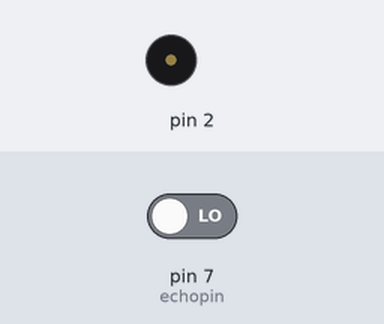
The sketch below on a simulated Arduino Uno, built with avr-gcc and run on an emulated ATmega328P. Shown: buzzer (waves = sounding). The inputs (shaded band) are chosen by the test bench; at power-on: pin 7 (echopin) LOW. What the sketch prints to the serial monitor is not drawn.

Above: at 0.6 s.
Timing chart, 0 to 3.0 s (numbered marks = the images above):
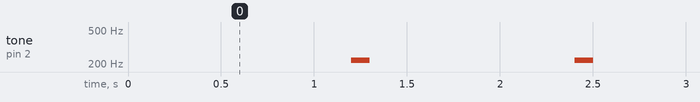

The sketch:

sketch_apr11a_correct_complete.ino
```cpp
int trigpin = 8;
int echopin = 7; // set to the pin number you are using for the echo signal

void setup() {
  pinMode(echopin, INPUT);
  pinMode(trigpin, OUTPUT);
  pinMode(2, OUTPUT);
  Serial.begin(9600);
}

void loop() {
  digitalWrite(trigpin, LOW);
  delay(100);
  digitalWrite(trigpin, HIGH);
  delay(100);
  digitalWrite(trigpin, LOW);
  int echo = digitalRead(echopin);
  int duration = pulseIn(echopin, HIGH);
  float distance = (duration / 2) * 0.0346;
  Serial.print("Distance: ");
  if (distance <= 10) {
    // print distance in millimeters
    Serial.print(distance * 10, 1);
    Serial.println(" mm");
    digitalWrite(2, HIGH);
    tone(2, 220, 100);
  } else {
    // print distance in centimeters
    Serial.print(distance, 1);
    Serial.println(" cm");
    digitalWrite(2, LOW);
  }
}
```

Measured:
- by itself, tone on pin 2: alternates 220 Hz for 0.10 s and silent for 1.1 s
